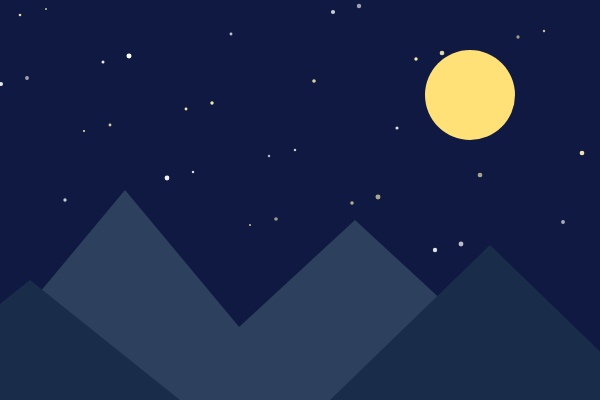
Frame 1 (no input)
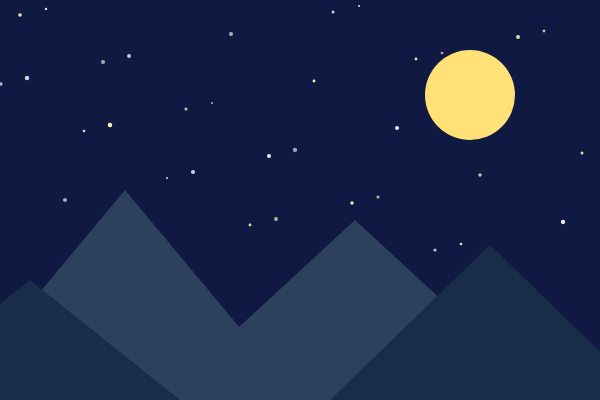
Frame 60 (no input)
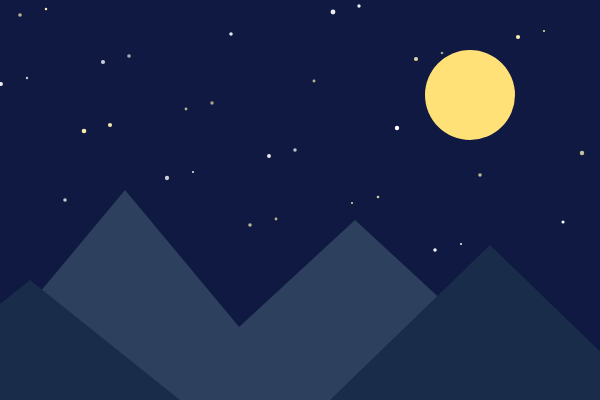
Frame 120 (the mouse pressed at the canvas centre since frame 60)

The p5.js sketch that drew these frames (run headless with seeded random() and noise() and a simulated clock; from frame 60 on, the mouse is pressed at the canvas centre):

// p5.js sketch
// ── sketch.js
let luna = 90;

function setup() {
  createCanvas(600, 400);
  frameRate(30);
}

function draw() {
  background(15, 25, 65);
  noStroke();

  for (let i = 0; i < 35; i++) {
    let x = (i * 83 + 20) % width;
    let y = (i * 47 + 15) % 260;

    let trasparenza = random(150, 255);
    let dimensione = random(2, 5);

    if (i % 2 === 0) {
      fill(255, 245, 180, trasparenza);
    } else {
      fill(255, 255, 255, trasparenza);
    }

    circle(x, y, dimensione);
  }

  fill(255, 225, 120);
  circle(470, 95, luna);

  fill(45, 65, 95);
  triangle(-50, 400, 125, 190, 300, 400);
  triangle(160, 400, 355, 220, 550, 400);

  fill(25, 45, 75);
  triangle(330, 400, 490, 245, 650, 400);
  triangle(-120, 400, 30, 280, 180, 400);
}
